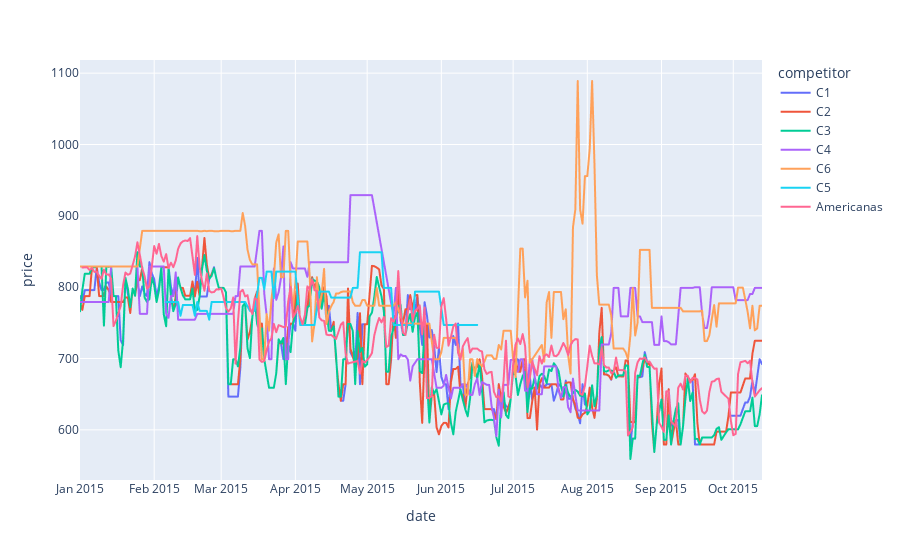

Write notebook code for a chart like this one.
### Code cell
px.line(plot_df[plot_df.prod_id == "P2"], x="date", y="price", color="competitor")

### Figure 1 — Plotly figure (JSON) as saved in the notebook; plotly's stock layout.template omitted (floating-point values rounded to 4 significant figures; data arrays with more than 128 entries replaced by an {"elided": "..."} marker saying what was removed)
{"data": [{"hovertemplate": "competitor=C1<br>date=%{x}<br>price=%{y}<extra></extra>", "legendgroup": "C1", "line": {"color": "#636efa", "dash": "solid"}, "marker": {"symbol": "circle"}, "mode": "lines", "name": "C1", "showlegend": true, "type": "scattergl", "x": {"elided": "285 str values"}, "xaxis": "x", "y": {"elided": "285 float values"}, "yaxis": "y"}, {"hovertemplate": "competitor=C2<br>date=%{x}<br>price=%{y}<extra></extra>", "legendgroup": "C2", "line": {"color": "#EF553B", "dash": "solid"}, "marker": {"symbol": "circle"}, "mode": "lines", "name": "C2", "showlegend": true, "type": "scattergl", "x": {"elided": "285 str values"}, "xaxis": "x", "y": {"elided": "285 float values"}, "yaxis": "y"}, {"hovertemplate": "competitor=C3<br>date=%{x}<br>price=%{y}<extra></extra>", "legendgroup": "C3", "line": {"color": "#00cc96", "dash": "solid"}, "marker": {"symbol": "circle"}, "mode": "lines", "name": "C3", "showlegend": true, "type": "scattergl", "x": {"elided": "285 str values"}, "xaxis": "x", "y": {"elided": "285 float values"}, "yaxis": "y"}, {"hovertemplate": "competitor=C4<br>date=%{x}<br>price=%{y}<extra></extra>", "legendgroup": "C4", "line": {"color": "#ab63fa", "dash": "solid"}, "marker": {"symbol": "circle"}, "mode": "lines", "name": "C4", "showlegend": true, "type": "scattergl", "x": {"elided": "270 str values"}, "xaxis": "x", "y": {"elided": "270 float values"}, "yaxis": "y"}, {"hovertemplate": "competitor=C6<br>date=%{x}<br>price=%{y}<extra></extra>", "legendgroup": "C6", "line": {"color": "#FFA15A", "dash": "solid"}, "marker": {"symbol": "circle"}, "mode": "lines", "name": "C6", "showlegend": true, "type": "scattergl", "x": {"elided": "281 str values"}, "xaxis": "x", "y": {"elided": "281 float values"}, "yaxis": "y"}, {"hovertemplate": "competitor=C5<br>date=%{x}<br>price=%{y}<extra></extra>", "legendgroup": "C5", "line": {"color": "#19d3f3", "dash": "solid"}, "marker": {"symbol": "circle"}, "mode": "lines", "name": "C5", "showlegend": true, "type": "scattergl", "x": ["2015-02-06T00:00:00", "2015-02-07T00:00:00", "2015-02-08T00:00:00", "2015-02-09T00:00:00", "2015-02-10T00:00:00", "2015-02-11T00:00:00", "2015-02-12T00:00:00", "2015-02-13T00:00:00", "2015-02-14T00:00:00", "2015-02-15T00:00:00", "2015-02-16T00:00:00", "2015-02-17T00:00:00", "2015-02-18T00:00:00", "2015-02-19T00:00:00", "2015-02-20T00:00:00", "2015-02-21T00:00:00", "2015-02-22T00:00:00", "2015-02-23T00:00:00", "2015-02-24T00:00:00", "2015-02-25T00:00:00", "2015-02-26T00:00:00", "2015-02-27T00:00:00", "2015-02-28T00:00:00", "2015-03-01T00:00:00", "2015-03-02T00:00:00", "2015-03-04T00:00:00", "2015-03-05T00:00:00", "2015-03-06T00:00:00", "2015-03-07T00:00:00", "2015-03-08T00:00:00", "2015-03-09T00:00:00", "2015-03-10T00:00:00", "2015-03-11T00:00:00", "2015-03-13T00:00:00", "2015-03-14T00:00:00", "2015-03-15T00:00:00", "2015-03-16T00:00:00", "2015-03-17T00:00:00", "2015-03-18T00:00:00", "2015-03-19T00:00:00", "2015-03-20T00:00:00", "2015-03-21T00:00:00", "2015-03-22T00:00:00", "2015-03-23T00:00:00", "2015-03-24T00:00:00", "2015-03-25T00:00:00", "2015-03-26T00:00:00", "2015-03-27T00:00:00", "2015-03-28T00:00:00", "2015-03-29T00:00:00", "2015-03-30T00:00:00", "2015-03-31T00:00:00", "2015-04-01T00:00:00", "2015-04-02T00:00:00", "2015-04-03T00:00:00", "2015-04-04T00:00:00", "2015-04-05T00:00:00", "2015-04-06T00:00:00", "2015-04-07T00:00:00", "2015-04-08T00:00:00", "2015-04-09T00:00:00", "2015-04-10T00:00:00", "2015-04-11T00:00:00", "2015-04-13T00:00:00", "2015-04-14T00:00:00", "2015-04-15T00:00:00", "2015-04-16T00:00:00", "2015-04-17T00:00:00", "2015-04-18T00:00:00", "2015-04-19T00:00:00", "2015-04-20T00:00:00", "2015-04-21T00:00:00", "2015-04-22T00:00:00", "2015-04-23T00:00:00", "2015-04-24T00:00:00", "2015-04-25T00:00:00", "2015-04-26T00:00:00", "2015-04-27T00:00:00", "2015-04-28T00:00:00", "2015-04-29T00:00:00", "2015-04-30T00:00:00", "2015-05-01T00:00:00", "2015-05-02T00:00:00", "2015-05-03T00:00:00", "2015-05-04T00:00:00", "2015-05-05T00:00:00", "2015-05-06T00:00:00", "2015-05-07T00:00:00", "2015-05-08T00:00:00", "2015-05-09T00:00:00", "2015-05-10T00:00:00", "2015-05-11T00:00:00", "2015-05-12T00:00:00", "2015-05-13T00:00:00", "2015-05-14T00:00:00", "2015-05-15T00:00:00", "2015-05-16T00:00:00", "2015-05-17T00:00:00", "2015-05-18T00:00:00", "2015-05-19T00:00:00", "2015-05-20T00:00:00", "2015-05-21T00:00:00", "2015-05-22T00:00:00", "2015-05-23T00:00:00", "2015-05-24T00:00:00", "2015-05-25T00:00:00", "2015-05-26T00:00:00", "2015-05-27T00:00:00", "2015-05-28T00:00:00", "2015-05-29T00:00:00", "2015-05-30T00:00:00", "2015-05-31T00:00:00", "2015-06-01T00:00:00", "2015-06-02T00:00:00", "2015-06-03T00:00:00", "2015-06-04T00:00:00", "2015-06-05T00:00:00", "2015-06-06T00:00:00", "2015-06-07T00:00:00", "2015-06-08T00:00:00", "2015-06-09T00:00:00", "2015-06-10T00:00:00", "2015-06-11T00:00:00", "2015-06-12T00:00:00", "2015-06-13T00:00:00", "2015-06-14T00:00:00", "2015-06-15T00:00:00", "2015-06-16T00:00:00"], "xaxis": "x", "y": [779.3, 779.3, 779.3, 779.3, 779.3, 779.3, 759.9, 775.1, 775.1, 775.1, 775.1, 775.1, 759.9, 779.3, 766.8, 766.8, 766.8, 766.8, 754.4, 779.3, 779.3, 779.3, 779.3, 779.3, 779.3, 779.3, 779.3, 779.3, 779.3, 779.3, 779.3, 779.3, 779.3, 766.8, 766.8, 766.8, 790.0, 813.1, 813.1, 797.0, 821.9, 821.9, 821.9, 784.5, 821.9, 821.9, 821.9, 821.9, 821.9, 821.9, 821.9, 821.9, 821.9, 784.5, 747.1, 747.1, 747.1, 747.1, 747.1, 747.1, 747.1, 770.4, 793.8, 793.8, 793.8, 793.8, 785.3, 785.3, 785.3, 785.3, 785.3, 785.3, 785.3, 785.3, 785.3, 799, 799, 799, 849, 849, 849, 849, 849, 849, 849, 849, 849, 849, 799, 799, 799, 799, 747.1, 747.1, 747.1, 747.1, 747.1, 747.1, 747.1, 747.1, 747.1, 793.8, 793.8, 793.8, 793.8, 793.8, 793.8, 793.8, 793.8, 793.8, 793.8, 793.8, 770.4, 747.1, 747.1, 747.1, 747.1, 747.1, 747.1, 747.1, 747.1, 747.1, 747.1, 747.1, 747.1, 747.1, 747.1, 747.1], "yaxis": "y"}, {"hovertemplate": "competitor=Americanas<br>date=%{x}<br>price=%{y}<extra></extra>", "legendgroup": "Americanas", "line": {"color": "#FF6692", "dash": "solid"}, "marker": {"symbol": "circle"}, "mode": "lines", "name": "Americanas", "showlegend": true, "type": "scattergl", "x": {"elided": "283 str values"}, "xaxis": "x", "y": {"elided": "283 float values"}, "yaxis": "y"}], "layout": {"autosize": true, "legend": {"title": {"text": "competitor"}, "tracegroupgap": 0}, "margin": {"t": 60}, "xaxis": {"anchor": "y", "autorange": true, "domain": [0, 1], "range": ["2015-01-01", "2015-10-13"], "title": {"text": "date"}, "type": "date"}, "yaxis": {"anchor": "x", "autorange": true, "domain": [0, 1], "range": [529.7, 1118.0], "title": {"text": "price"}, "type": "linear"}}}
